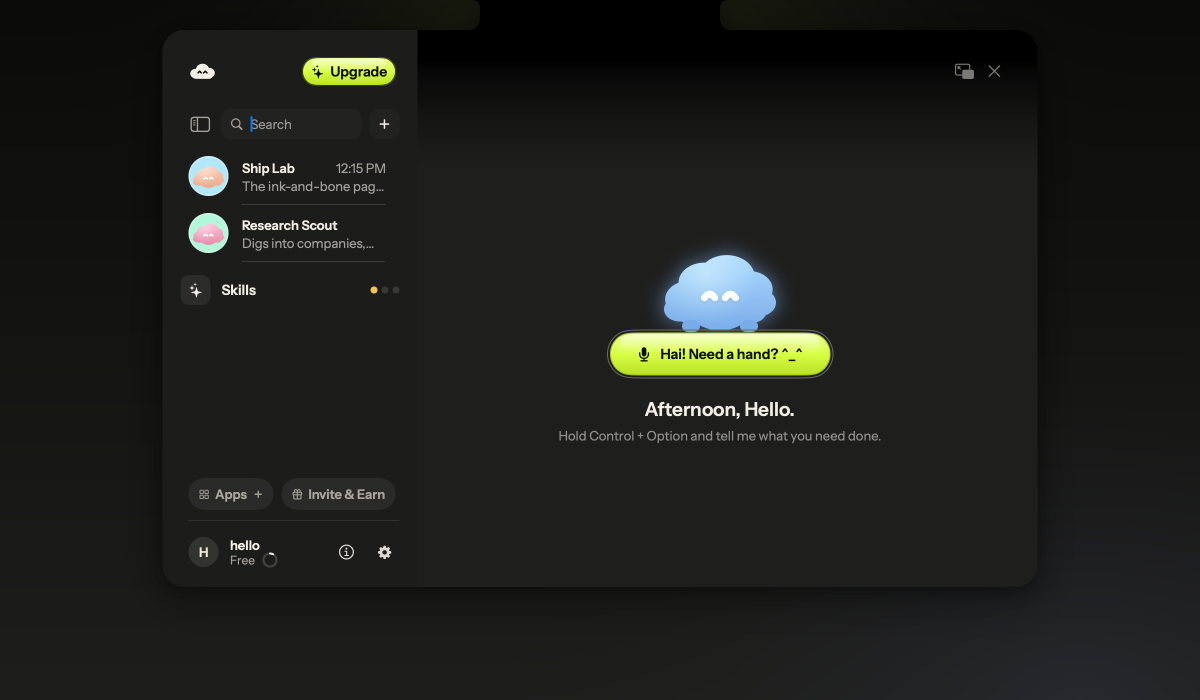
#> input picture docs/images/home.png, 2400 x 1400 px, found by its file name (shown at 1/2 size)
$ python shots.py ../../docs/images/home.png
#> lines starting #> are read from the running program, lines starting #| are printed output that depends on the picture
"""Prepare real Awan app captures for the site.

The captures come from the app's own headless snapshot harness:
  app/.build/.../Awan --snapshot home <out>/home.png 1320 840
  app/.build/.../Awan --snapshot notch-peek <out>/notch-peek.png
Usage: python3 site/scripts/shots.py <dir-with-pngs>
"""
import sys
from pathlib import Path
from PIL import Image

src = Path(sys.argv[1])
out = Path(__file__).resolve().parent.parent / "public/img"

home = Image.open(src / "home.png").convert("RGB")
#> home is the input picture: PIL image 2400x1400 RGB; mean R, G, B 29.8, 30.7, 28
home.resize((1320, 840), Image.LANCZOS).save(out / "shot-home.webp", "WEBP", quality=82, method=6)
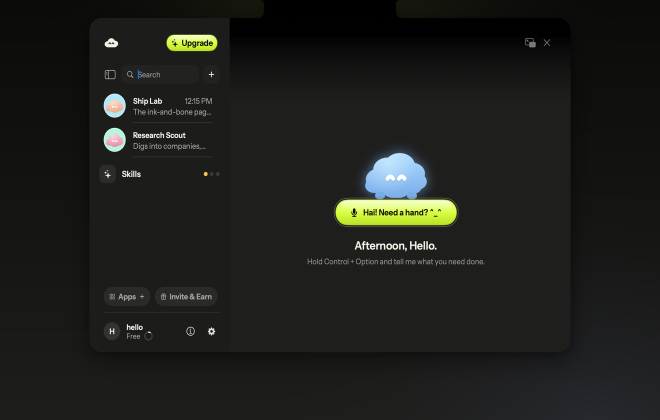
#> saved as shot-home.webp: PIL image 1320x840 RGB (shown at 1/2 size); mean R, G, B 29.8, 30.6, 28
# sidebar-only crop (the agent roster) for the small hero windows
side = home.crop((0, 0, 512, 1100))
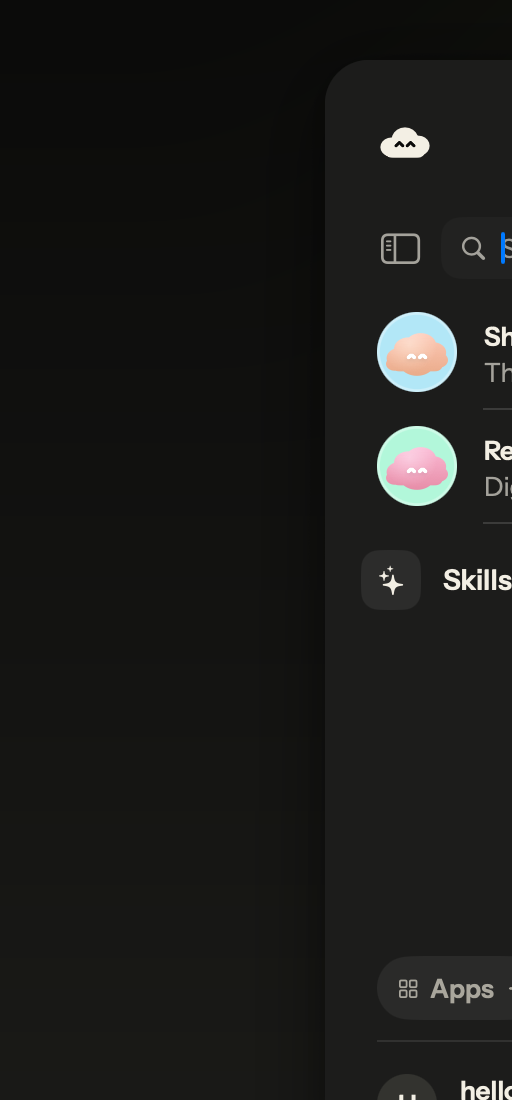
#> side: PIL image 512x1100 RGB; mean R, G, B 26.2, 26.4, 24.8
side.resize((256, 550), Image.LANCZOS).save(out / "shot-roster.webp", "WEBP", quality=82, method=6)
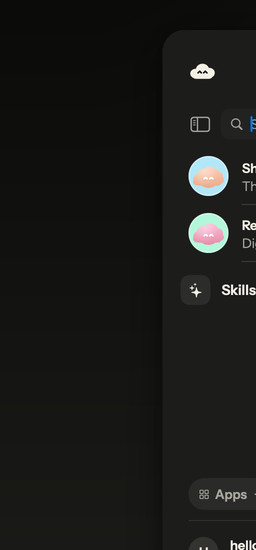
#> saved as shot-roster.webp: PIL image 256x550 RGB; mean R, G, B 26.2, 26.4, 24.8

#> (the run stopped early here; a loop or call above may not have finished)

$ run again, with docs/images/hero.png copied over docs/images/home.png
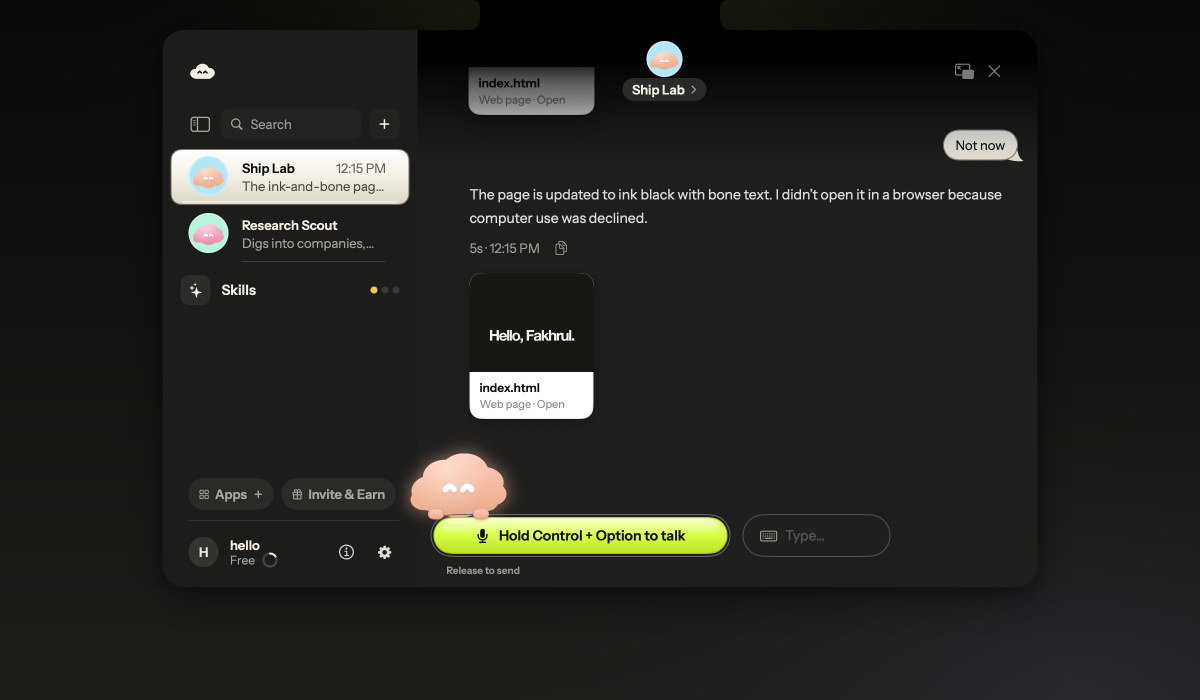
#> input picture docs/images/hero.png, 2400 x 1400 px, found by its file name (shown at 1/2 size)
#> home is the input picture: PIL image 2400x1400 RGB; mean R, G, B 35.7, 35.8, 32.6
#> `home.resize((1320, 840), Image.LANCZOS).save(out / "shot-home.webp", "..`:
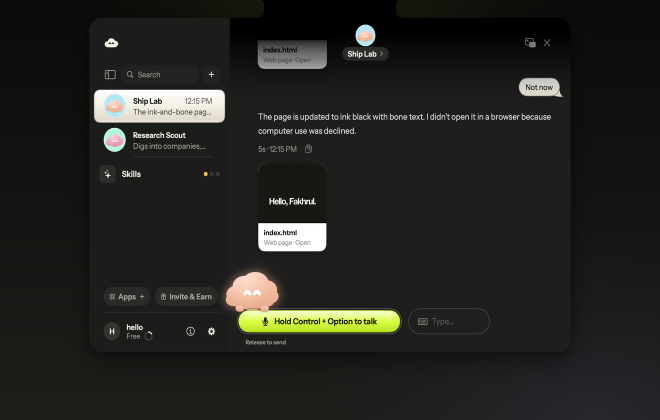
#> saved as shot-home.webp: PIL image 1320x840 RGB (shown at 1/2 size); mean R, G, B 35.7, 35.8, 32.6
#> `side.resize((256, 550), Image.LANCZOS).save(out / "shot-roster.webp", ..`:
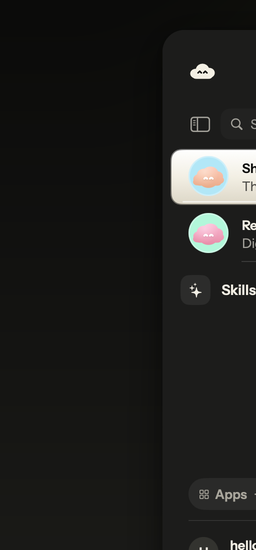
#> saved as shot-roster.webp: PIL image 256x550 RGB; mean R, G, B 30.9, 31.1, 29.3

$ run again, with docs/images/peek.png copied over docs/images/home.png
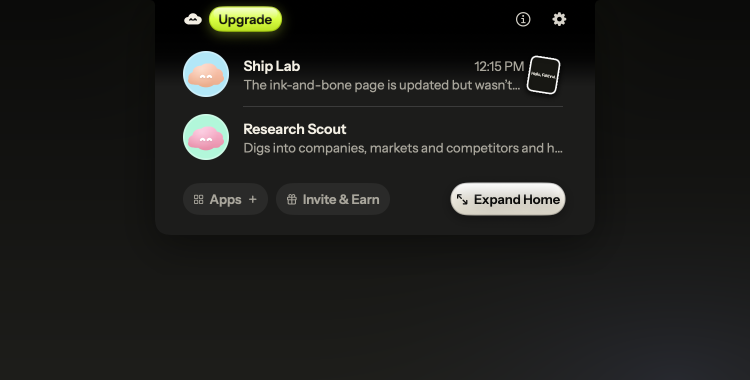
#> input picture docs/images/peek.png, 1500 x 760 px, found by its file name (shown at 1/2 size)
#> home is the input picture: PIL image 1500x760 RGB; mean R, G, B 29.7, 30.1, 27.8
#> `home.resize((1320, 840), Image.LANCZOS).save(out / "shot-home.webp", "..`:
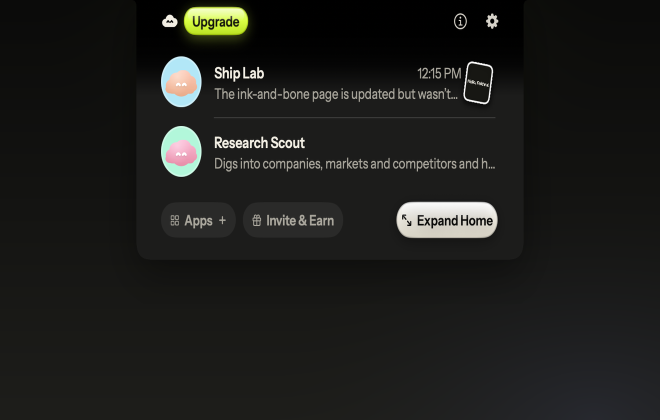
#> saved as shot-home.webp: PIL image 1320x840 RGB (shown at 1/2 size); mean R, G, B 29.7, 30.1, 27.8
#> `side.resize((256, 550), Image.LANCZOS).save(out / "shot-roster.webp", ..`:
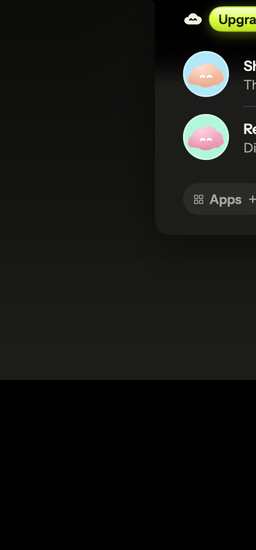
#> saved as shot-roster.webp: PIL image 256x550 RGB; mean R, G, B 21.2, 21.8, 19.2
